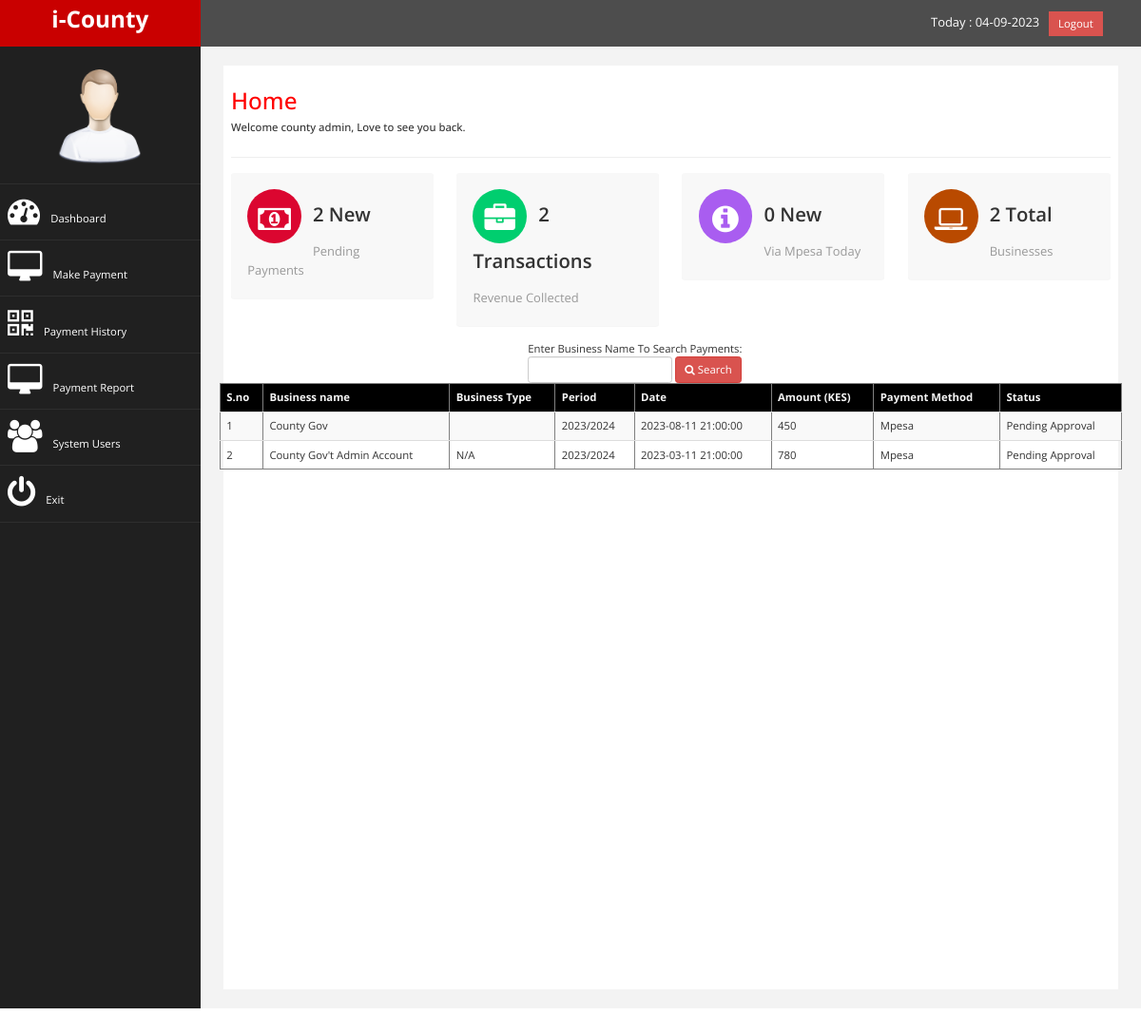
Screenshot of /home.php (signed in) with the database file from the repository.
### tables this page shows
CREATE TABLE `payment` (
  `payment_id` int(11) NOT NULL,
  `business_name` varchar(250) NOT NULL,
  `date` timestamp NOT NULL DEFAULT current_timestamp(),
  `period` varchar(350) NOT NULL,
  `status` varchar(56) NOT NULL,
  `Amount` float NOT NULL,
  `business_type` varchar(110) NOT NULL,
  `payment_method` varchar(230) NOT NULL
);

### includes/classes/class.DB.php (called while the page is built)
<?php
 class DB{
 static function connect(){
 $host='localhost';
 $dbuser='root';
 $dbpass='';
 $dbname='bpayment';
 try{
$con=new PDO('mysql:host='.$host.';dbname='.$dbname,$dbuser,$dbpass);
$con->setAttribute(PDO::ATTR_ERRMODE,PDO::ERRMODE_EXCEPTION);
 return $con;
 } catch(PDOException $e){ die('Oops! database error: '.$e); }
}
 }
  ?>

### includes/classes/class.payment.php (called while the page is built, shortened)
<?php
 class payment{
static function read_payment($start='0',$limit='1000'){
$q='select * from payment limit'.' '.$start.','.$limit;
$data=array();
$stmt=DB::connect()->prepare($q);
$stmt->execute();
 while($s=$stmt->fetch(PDO::FETCH_ASSOC)){
 array_push($data,$s); }
 return $data;
}
static function search_marched_payment($col,$value,$start='0',$limit='1000'){
$q='select * from payment where '.$col.'=:col limit'.' '.$start.','.$limit;
 $data=array();
$stmt=DB::connect()->prepare($q);
$stmt->bindParam(':col',$value);
$stmt->execute();
 while($s=$stmt->fetch(PDO::FETCH_ASSOC)){
 array_push($data,$s); }
 return $data;
}
 }
  ?>

### includes/classes/class.users.php (called while the page is built, shortened)
<?php
 class users{
static function read_users($start='0',$limit='1000'){
$q='select * from users limit'.' '.$start.','.$limit;
$data=array();
$stmt=DB::connect()->prepare($q);
$stmt->execute();
 while($s=$stmt->fetch(PDO::FETCH_ASSOC)){
 array_push($data,$s); }
 return $data;
}
 }
  ?>

### home.php (the view, shortened to what this page needs)
<?php include_once("head.php"); ?>
<div class="row">
<div class="col-md-12">
                     <h2>Home</h2>
                        <h5>Welcome <?php echo $_SESSION['user_details']['full_names']; ?>, Love to see you back. </h5>
                    </div>
                </div>
                 <hr />
<div class="row">
                <div class="col-md-3 col-sm-6 col-xs-6">
         <div class="panel panel-back noti-box">
                <span class="icon-box bg-color-red set-icon">
                    <i class="fa fa-money"></i>
                </span>
                <div class="text-box">
                    <p class="main-text"><?php echo count(payment::search_marched_payment("status","Pending Approval")); ?> New</p>
                    <p class="text-muted">Pending Payments</p>
                </div>
             </div>
           </div>
                    <div class="col-md-3 col-sm-6 col-xs-6">
         <div class="panel panel-back noti-box">
                <span class="icon-box bg-color-green set-icon">
                    <i class="fa fa-briefcase"></i>
                </span>
                <div class="text-box">
                    <p class="main-text"><?php echo count(payment::read_payment()); ?> Transactions</p>
                    <p class="text-muted">Revenue Collected</p>
                </div>
             </div>
           </div>
                    <div class="col-md-3 col-sm-6 col-xs-6">
         <div class="panel panel-back noti-box">
                <span class="icon-box bg-color-blue set-icon">
                    <i class="fa fa-info-circle"></i>
                </span>
                <div class="text-box">
                    <p class="main-text">0 New</p>
                    <p class="text-muted">Via Mpesa Today</p>
                </div>
             </div>
           </div>
                    <div class="col-md-3 col-sm-6 col-xs-6">
         <div class="panel panel-back noti-box">
                <span class="icon-box bg-color-brown set-icon">
                    <i class="fa fa-laptop"></i>
                </span>
                <div class="text-box">
                    <p class="main-text"><?php echo count(users::read_users()); ?> Total</p>
                    <p class="text-muted">Businesses</p>
                </div>
             </div>
           </div>
         </div>
         <div class="row">
                <div class="col-12">
                <div class="row">
      <div class="col-md-12">
            <div class="row">
               <div class="col-md-4">
                  <form method="GET" class="form-inline">
                     Enter Business Name To Search Payments:<br>
                     <input type="text" name="search" class="form-control" required>
                     <button class="btn btn-danger"><i class="fa fa-search"></i> Search</button>
                  </form>
               </div>
            </div>
         <table class="table table-striped" style="width:100%;" border="1">
            <thead>
               <tr style="background:black;color: whitesmoke;">
                  <th>S.no</th> <th>Business name</th>  <th>Business Type</th> <th>Period</th> <th>Date</th> <th>Amount (KES)</th> <th>Payment Method</th> <th>Status</th>
               </tr>
            </thead>
            <tbody>
               <?php
               $p=payment::read_payment();
               for ($i=0; $i < count($p); $i++) {  ?>
                  <tr>
                     <td><?php echo $p[$i]['payment_id']; ?></td>
                     <td><?php echo $p[$i]['business_name']; ?></td>
                     <td><?php echo $p[$i]['business_type']; ?></td>
                     <td><?php echo $p[$i]['period']; ?></td>
                     <td><?php echo $p[$i]['date']; ?></td>
                     <td><?php echo $p[$i]['Amount']; ?></td>
                     <td><?php echo $p[$i]['payment_method']; ?></td>
                     <td><?php echo $p[$i]['status']; ?></td>
                  </tr>
            <?php }  ?>
            </tbody>
         </table>
      </div>
      </div>
                </div>
         </div>
<?php include_once("foot.php"); ?>

### assets/css/custom.css (style rules this page uses)
body { font-family: 'Open Sans', sans-serif; }
h2 { color: #f00; }
p { font-size:16px; line-height:25px; padding-top:20px; }
.panel-back { background-color:#F8F8F8; }
.noti-box { min-height: 100px; padding: 20px; }
.noti-box .icon-box { display: block; float: left; margin: 0 15px 10px 0; width: 70px; height: 70px; line-height: 75px; vertical-align: middle; text-align: center; font-size: 40px; }
.text-box p { margin: 0 0 3px; }
.main-text { font-size: 25px; font-weight:600; }
.set-icon { -webkit-border-radius: 50px; -moz-border-radius: 50px; border-radius: 50px; }
.bg-color-green { background-color: #00CE6F; color: #fff; }
.bg-color-blue { background-color: #A95DF0; color: #fff; }
.bg-color-red { background-color: #DB0630; color: #fff; }
.bg-color-brown { background-color: #B94A00; color: #fff; }

### head.php (style rules this page uses)
body { zoom: 81% !important; }

### rows the page displays
payment: payment_id "1", business_name "County Gov", period "2023/2024", date "2023-08-11 21:00:00", Amount "450", payment_method "Mpesa", status "Pending Approval"
payment: payment_id "2", business_name "County Gov't Admin Account", business_type "N/A", period "2023/2024", date "2023-03-11 21:00:00", Amount "780", payment_method "Mpesa", status "Pending Approval"

### other values shown
$_SESSION['user_details']['full_names'] "county admin"
count(payment::search_marched_payment("status","Pending Approval")) "2"
count(payment::read_payment()) "2"
count(users::read_users()) "2"
